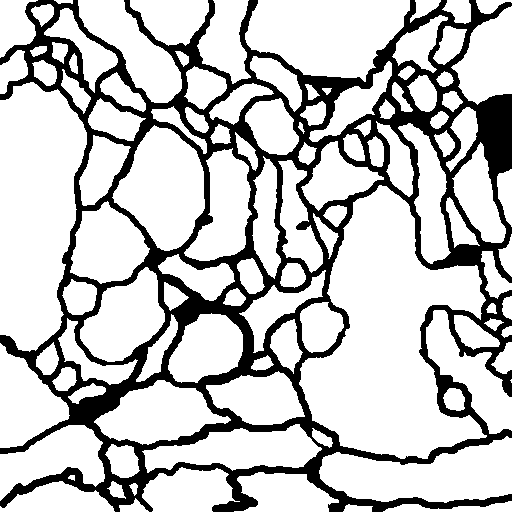
#> input picture membrane/test/mask/mask.png, 512 x 512 px
$ python -i 'RF_PREDİCT.py'   (imports and definitions only)   (older library calls are emulated)
#> lines starting #> are read from the running program, lines starting #| are printed output that depends on the picture; after the words box and inside, x2 and y2 are one past the last pixel; in counts of white or black regions, pixels touching at a corner belong together
#!/usr/bin/env python3
# -*- coding: utf-8 -*-
"""
Created on Sat May 27 15:37:49 2023

@author: esmanur
"""

import cv2
import numpy as np
import pandas as pd

from skimage.feature import local_binary_pattern
from skimage.color import label2rgb
from skimage.transform import rotate
import matplotlib.pyplot as plt
import time
from skimage.feature import graycomatrix, graycoprops
from skimage import data
import os


start_time = time.time()


kernels = []
method = 'uniform'


image_width = 100
image_height = 100

df = pd.DataFrame()

def feature_extraction(image):
    img2 = image.ravel()
    df['Original Image'] = img2

    num =0
    for radius in range(1,10):
        for n_point in range(1):
            n_points =  radius * 8
            lbp_label = 'LBP' + str(num)
            kernel_lbp = local_binary_pattern(image, n_points, radius, method)
            kernels.append(kernel_lbp)
            #Now filter the image and add values to a new column
            fimg = cv2.filter2D(image, cv2.CV_8UC3, kernel_lbp)
            #cv2.imshow("filter",fimg)
            #cv2.waitKey(0)

            filtered_img = fimg.reshape(-1)
            df[lbp_label] = filtered_img
            print(lbp_label, ': radius=', radius, ': n_points=', n_points, ': method=', method)
            num += 1

    num_g = 1
    kernels_g = []
    for theta in range(3):
        theta = theta / 4. * np.pi
        for sigma in (1, 3):
            for lamda in np.arange(0, np.pi, np.pi / 4):
                for gamma in (0.05, 0.2,0.1):
    #               print(theta, sigma, , lamda, frequency)

                    gabor_label = 'Gabor' + str(num_g)
    #                    print(gabor_label)
                    ksize=9
                    kernel_g = cv2.getGaborKernel((ksize, ksize), sigma, theta, lamda, gamma, 0, ktype=cv2.CV_32F)
                    kernels_g.append(kernel_g)

                    #Now filter image and add values to new column
                    fimg_g = cv2.filter2D(image, cv2.CV_8UC3, kernel_g)

                    #cv2.imshow("filter",fimg_g)
                    #cv2.waitKey(0)
                    filtered_img_g = fimg_g.reshape(-1)

                    df[gabor_label] = filtered_img_g  #Modify this to add new column for each gabor
                    print(gabor_label, ': theta=', theta, ': sigma=', sigma, ': lamda=', lamda, ': gamma=', gamma)
                    num_g += 1

    num_glcm=0
    for distance in range(1,2):
        for angle in range(2,4):
            glcm_label = 'GLCM' + str(num_glcm)
            # select some patches from grassy areas of the image
            glcm = graycomatrix(image, [distance], [0, np.pi/angle*2, np.pi/angle, 3*np.pi/angle*2])

            diss = graycoprops(glcm, 'dissimilarity')[0, 0]
            corr = graycoprops(glcm, 'correlation')[0, 0]
            df[glcm_label] = diss
            df[glcm_label] = corr
            print(glcm_label, ': distance=', distance, ': angle=', np.pi/angle*2, np.pi/angle, 3*np.pi/angle*2)
            num_glcm += 1


    #CANNY EDGE
    edges = cv2.Canny(image, 100,200)   #Image, min and max values
    edges1 = edges.reshape(-1)
    df['Canny Edge'] = edges1 #Add column to original dataframe

    from skimage.filters import roberts, sobel, scharr, prewitt

    #ROBERTS EDGE
    edge_roberts = roberts(image)
    edge_roberts1 = edge_roberts.reshape(-1)
    df['Roberts'] = edge_roberts1

    #SOBEL
    edge_sobel = sobel(image)
    edge_sobel1 = edge_sobel.reshape(-1)
    df['Sobel'] = edge_sobel1

    #SCHARR
    edge_scharr = scharr(image)
    edge_scharr1 = edge_scharr.reshape(-1)
    df['Scharr'] = edge_scharr1

    #PREWITT
    edge_prewitt = prewitt(image)
    edge_prewitt1 = edge_prewitt.reshape(-1)
    df['Prewitt'] = edge_prewitt1

    #GAUSSIAN with sigma=3
    from scipy import ndimage as nd
    gaussian_img = nd.gaussian_filter(image, sigma=3)
    gaussian_img1 = gaussian_img.reshape(-1)
    df['Gaussian s3'] = gaussian_img1

    #GAUSSIAN with sigma=7
    gaussian_img2 = nd.gaussian_filter(image, sigma=7)
    gaussian_img3 = gaussian_img2.reshape(-1)
    df['Gaussian s7'] = gaussian_img3

    #MEDIAN with sigma=3
    median_img = nd.median_filter(image, size=3)
    median_img1 = median_img.reshape(-1)
    df['Median s3'] = median_img1

    #VARIANCE with size=3
    variance_img = nd.generic_filter(image, np.var, size=3)
    variance_img1 = variance_img.reshape(-1)
    df['Variance s3'] = variance_img1


    return df


#########################################################

#Applying trained model to segment multiple files.

import glob
import pickle
from matplotlib import pyplot as plt

filename = "rf_model"
# [1 line not run here, left out]

path = "membrane/test/image/img.png"
#path = "crops/test_image_crops/img_crop_0_0.jpg"
i=0
# [20 lines not run here, left out]


#pre_img = "segmented/segmentedsplitrf0.jpg"
#real_img= "crops/test_mask_crops/mask_crop_0_0.jpg"

pre_img = "segmented/segmentedrf0.jpg"
real_img= "membrane/test/mask/mask.png"

def iou_score(y_true, y_pred, smooth=1):
    # Convert the input arrays to binary images (0 or 255)

#> called with y_true = 'membrane/test/mask/mask.png', y_pred = 'segmented/segmentedrf0.jpg', smooth = 1
    y_true = cv2.imread(y_true, cv2.IMREAD_GRAYSCALE)
#> y_true: shape (512, 512); 76.8% white; 1 black region, box (x1, y1, x2, y2) and area: (0, 0, 512, 512) 60757
    y_pred = cv2.imread(y_pred, cv2.IMREAD_GRAYSCALE)

    width, height = 256, 256
    y_true = cv2.resize(y_true, (width, height))
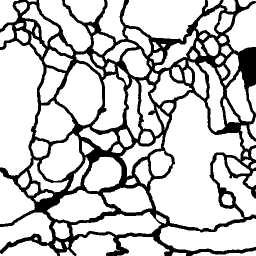
#> y_true: shape (256, 256); min 0, max 255, mean 195.9
    y_pred = cv2.resize(y_pred, (width, height))

    y_true = np.uint8(y_true > 0.5) * 255
    y_pred = np.uint8(y_pred > 0.5) * 255

    # Compute the intersection and union using OpenCV functions
    intersection = cv2.bitwise_and(y_true, y_pred)
    union = cv2.bitwise_or(y_true, y_pred)

    # Calculate the IOU score
    iou = (np.sum(intersection) + smooth) / (np.sum(union) + smooth)

    return iou

# [1 line that did not run here, left out]

# [1 line not run here, left out]

>>> import cv2
>>> picture = cv2.imread('membrane/test/image/img.png')
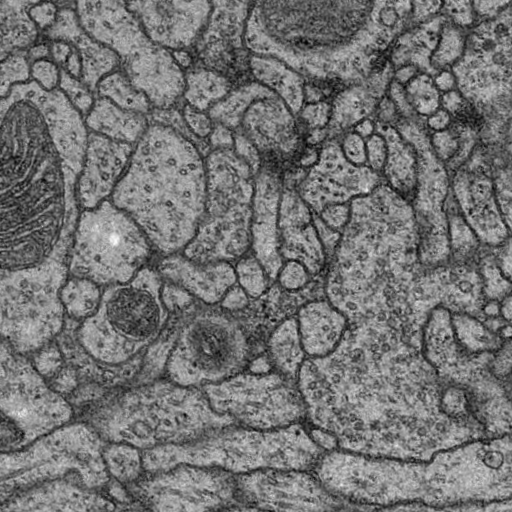
#> input picture membrane/test/image/img.png, 512 x 512 px
#> picture is the input picture: shape (512, 512, 3); min 1, max 250, mean 114.9
#> after the loop in feature_extraction, `for radius in range(1,10):`: kernels = []; num = 0
#> (the run stopped early here; a loop or call above may not have finished)
